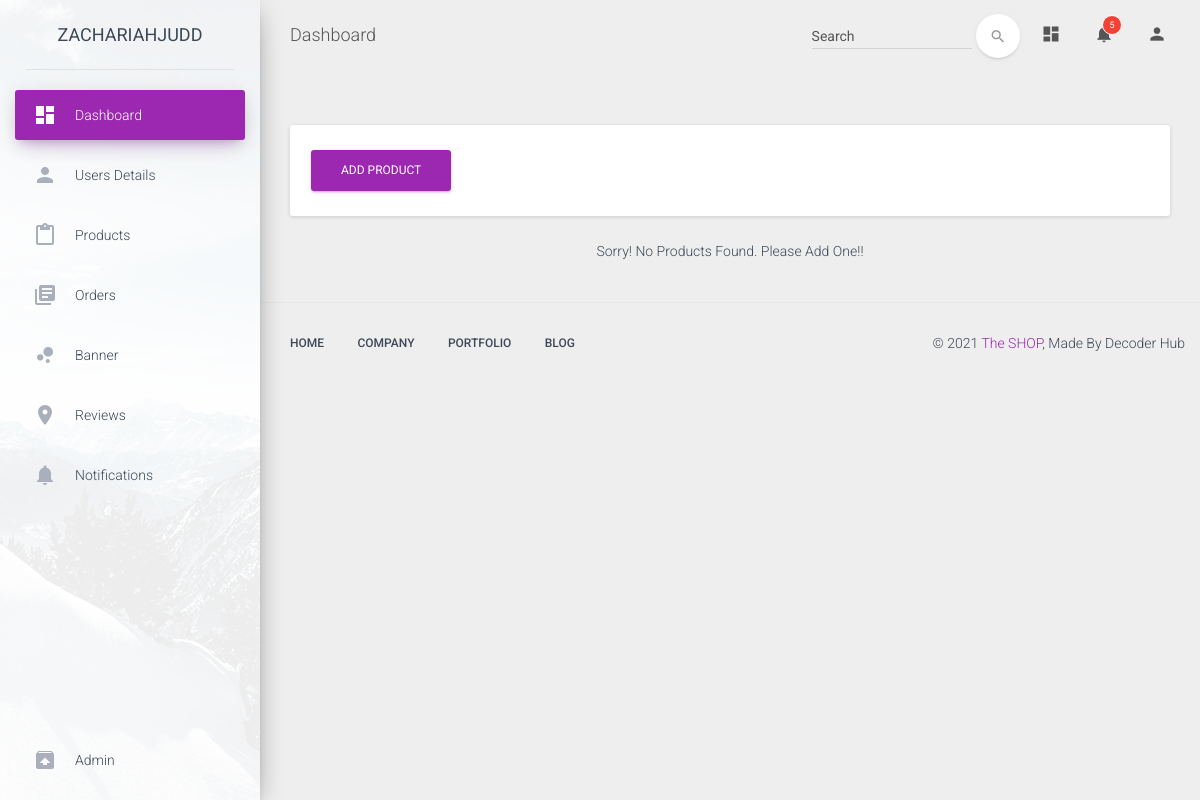
Page /dashboard/products/ (signed in) on the earlier database version.
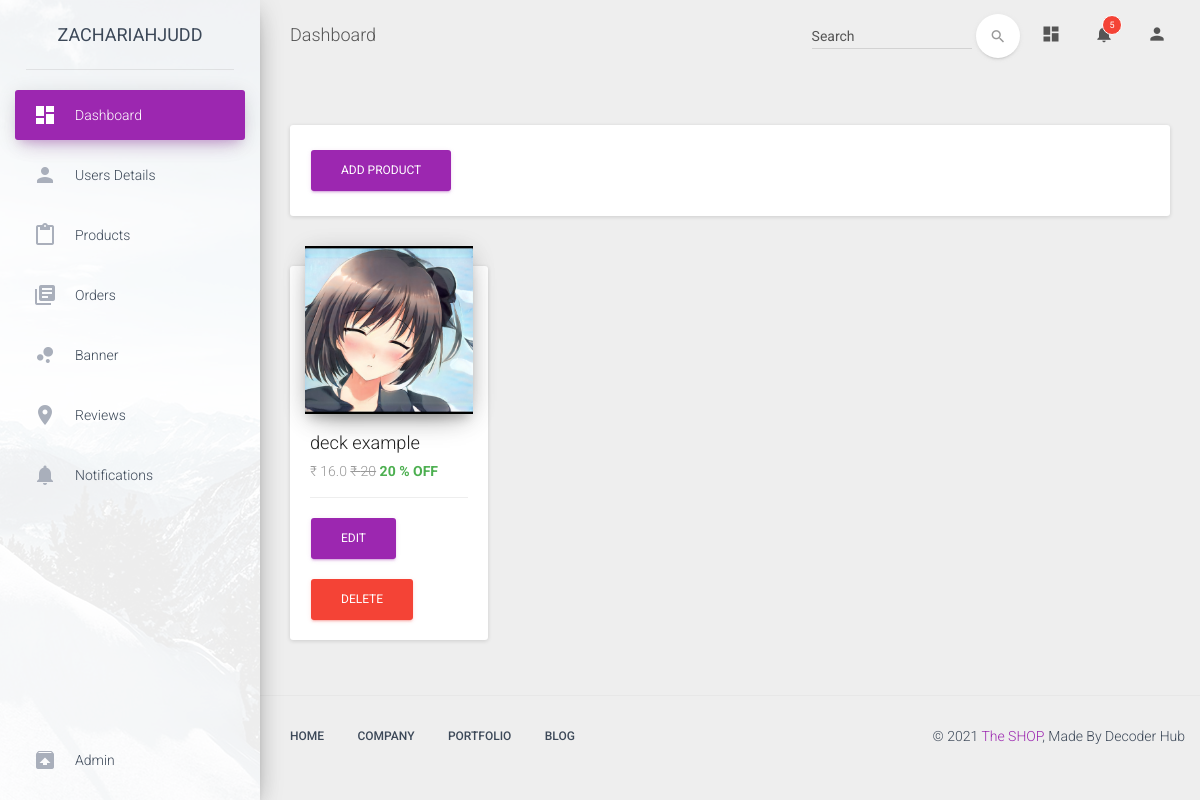
Same page on the later database version.
### models.py (models this page shows, shortened)
class User(UserMixin, Model):
    full_name = CharField()
    email = CharField(unique=True)
    password = CharField(max_length=100)
    mobile_no = CharField()
    joined_at = DateTimeField(default=datetime.datetime.now)
    is_admin = BooleanField(default=False)
    class Meta:
        database = DATABASE

class Product(Model):
    name = CharField()
    title = CharField()
    image_1 = CharField()
    image_2 = CharField()
    image_3 = CharField()
    count = IntegerField()
    actual_price = IntegerField(null=False)
    off_percent = IntegerField(null=False)
    buy_price = IntegerField(null=False)
    style = CharField()
    lenses_color = CharField()
    frame_color = CharField()
    brand_name = CharField()
    lenses_material = CharField()
    frame_material = CharField()
    usage = CharField()
    packaging = CharField()
    uv_protection = CharField()
    model_no = CharField()
    suitable_for = CharField()
    size = CharField()
    ideal_for = CharField()
    typ_e = CharField()
    features = CharField()
    case_type = CharField()
    dimensions_bridgesize = CharField()
    dimensions_hrizontal_width = CharField()
    dimensions_frame_arm_lenght = CharField()
    weight = CharField()
    other_details = TextField()
    published_at = DateTimeField(default=datetime.datetime.now)
    class Meta:
        database = DATABASE
        order_by = ('-published_at',)

### routes.py (the view)
@app.route('/dashboard/products/')
@login_required
def dashboard_products():
    if current_user.is_admin:
        return render_template("dashboard/html/product.html", user=current_user, products=models.Product, app=app)
    else:
        return redirect(url_for('index'))

### routes.py (called while the page is built)
@app.context_processor
def override_url_for():
    return dict(url_for=dated_url_for)

def dated_url_for(endpoint, **values):
    if (endpoint == 'static' or endpoint == 'product_images'):
        filename = values.get('filename', None)
        if filename:
            file_path = os.path.join(app.root_path,
                                     endpoint, filename)
            values['q'] = int(os.stat(file_path).st_mtime)
    return url_for(endpoint, **values)

@login_manager.user_loader
def load_user(userid):
    try:
        return models.User.get(models.User.id == userid)
    except models.DoesNotExist:
        return None

@app.before_request
def before_request():
    try:
     g.db = models.DATABASE
     g.db.connect()
    except models.OperationalError:
        pass

@app.after_request
def after_request(response):
    g.db.close()
    return response

### templates/dashboard/html/product.html
{% extends "dashboard/html/layout.html" %}
{% block content %}
<div class="container-fluid">
    <div class="row">
        <div class="col-lg-12">
            <div class="card">
                <div class="card-content">
                    <a href="{{ url_for('dashboard_products_new') }}" class="btn btn-primary">Add Product</a>
                </div>
            </div>
        </div>
    </div>
        <div class="row">
            {% for item in products %}
            <div class="col-md-3">
                <div class="card">
                    <div class="card-header card-chart" data-background-color="">
                        <img src="/product_images?image={{item.image_1}}" alt="">
                    </div>
                    <div class="card-content">
                        <h4 class="title">{{item.name}}</h4>
                        <p class="category">₹ {{ (item.actual_price - item.actual_price * ( item.off_percent / 100)) }} <span><s>₹ {{item.actual_price}}</span></s><span class="text-success" style="font-weight: bold"> {{ item.off_percent }} % OFF</span> </p>
                    </div>
                    <div class="card-footer">
                        <a href="{{ url_for('dashboard_products_edit', id=item.id) }}" class="btn btn-primary">Edit</a>
                        <a href="{{ url_for('dashboard_products_delete', id=item.id) }}" class="btn btn-danger">Delete</a>
                    </div>
                </div>
            </div>
            {% else %}
                <p style="text-align:center">Sorry! No Products Found. Please Add One!! </p>
            {% endfor %}
        </div>
    </div>
{% endblock %}

### templates/dashboard/html/layout.html (shortened to what this page needs)
<!doctype html>
<html lang="en">
<head>
    <link href="/static/dashboard/assets/css/bootstrap.min.css" rel="stylesheet" />
    <link href="/static/dashboard/assets/css/material-dashboard.css?v=1.2.0" rel="stylesheet" />
    <link href="/static/dashboard/assets/css/demo.css" rel="stylesheet" />
    <link href="https://maxcdn.bootstrapcdn.com/font-awesome/latest/css/font-awesome.min.css" rel="stylesheet">
</head>
<body>
    <div class="wrapper">
        <div class="sidebar" data-color="purple" data-image="/static/dashboard/assets/img/sidebar-1.jpg">
            <div class="logo">
                <a href="{{ url_for('dashboard') }}" class="simple-text">
                    {{ user.full_name }}
                </a>
            </div>
            <div class="sidebar-wrapper">
                <ul class="nav">
                    <li class="active">
                        <a href="{{ url_for('dashboard') }}">
                            <i class="material-icons">dashboard</i>
                            <p>Dashboard</p>
                        </a>
                    </li>
                    <li>
                        <a href="{{ url_for('dashboard_users') }}">
                            <i class="material-icons">person</i>
                            <p>Users Details</p>
                        </a>
                    </li>
                    <li>
                        <a href="{{ url_for('dashboard_products') }}">
                            <i class="material-icons">content_paste</i>
                            <p>Products</p>
                        </a>
                    </li>
                    <li>
                        <a href="{{ url_for('dashboard_orders') }}">
                            <i class="material-icons">library_books</i>
                            <p>Orders</p>
                        </a>
                    </li>
                    <li>
                        <a href="{{ url_for('dashboard_banner') }}">
                            <i class="material-icons">bubble_chart</i>
                            <p>Banner</p>
                        </a>
                    </li>
                    <li>
                        <a href="{{url_for('add_review_dashboard')}}">
                            <i class="material-icons">location_on</i>
                            <p>Reviews</p>
                        </a>
                    </li>
                    <li>
                        <a href="#">
                            <i class="material-icons text-gray">notifications</i>
                            <p>Notifications</p>
                        </a>
                    </li>
                    <li class="active-pro">
                        <a href="#">
                            <i class="material-icons">unarchive</i>
                            <p>Admin</p>
                        </a>
                    </li>
                </ul>
            </div>
        </div>
        <div class="main-panel">
            <nav class="navbar navbar-transparent navbar-absolute">
                <div class="container-fluid">
                    <div class="navbar-header">
                        <a class="navbar-brand" href="{{ url_for('dashboard') }}"> Dashboard </a>
                    </div>
                    <div class="collapse navbar-collapse">
                        <ul class="nav navbar-nav navbar-right">
                            <li>
                                <a href="#pablo" class="dropdown-toggle" data-toggle="dropdown">
                                    <i class="material-icons">dashboard</i>
                                </a>
                            </li>
                            <li class="dropdown">
                                <a href="#" class="dropdown-toggle" data-toggle="dropdown">
                                    <i class="material-icons">notifications</i>
                                    <span class="notification">5</span>
                                </a>
                            </li>
                            <li>
                                <a href="#pablo" class="dropdown-toggle" data-toggle="dropdown">
                                    <i class="material-icons">person</i>
                                </a>
                            </li>
                        </ul>
                        <form class="navbar-form navbar-right" role="search">
                            <div class="form-group  is-empty">
                                <input type="text" class="form-control" placeholder="Search">
                            </div>
                            <button type="submit" class="btn btn-white btn-round btn-just-icon">
                                <i class="material-icons">search</i>
                                <div class="ripple-container"></div>
                            </button>
                        </form>
                    </div>
                </div>
            </nav>
            <div class="content">
                {% block content %}
                {% endblock %}
            </div>
            <footer class="footer">
                    <div class="container-fluid">
                        <nav class="pull-left">
                            <ul>
                                <li>
                                    <a href="#">
                                        Home
                                    </a>
                                </li>
                                <li>
                                    <a href="#">
                                        Company
                                    </a>
                                </li>
                                <li>
                                    <a href="#">
                                        Portfolio
                                    </a>
                                </li>
                                <li>
                                    <a href="#">
                                        Blog
                                    </a>
                                </li>
                            </ul>
                        </nav>
                        <p class="copyright pull-right">
                            &copy;
                            <a href="{{ url_for('index') }}">The SHOP</a>, Made By Decoder Hub
                        </p>
                    </div>
                </footer>
            </div>
        </div>
    </body>
    </html>

### static/dashboard/assets/css/demo.css (style rules this page uses)
@media (min-width: 992px) { .sidebar .nav>li.active-pro { position: absolute; width: 100%; bottom: 10px; } }

Differences in the rows shown:
added Product: image_1 (picture), name "deck example", actual_price+off_percent "16.0", actual_price "20", off_percent "20"
Other differences:
text no longer shown: "Sorry! No Products Found. Please Add One!!"
